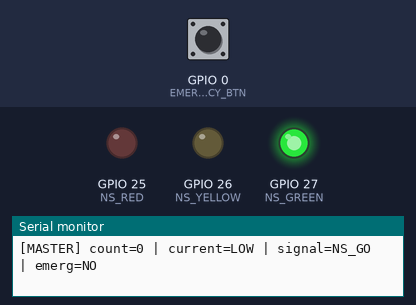
This sketch was run on a simulated ESP32. Shown: output pins drawn as LEDs (lit = HIGH), the last lines printed to the serial monitor. Inputs (shaded band) come from the test bench; at power-on: GPIO 0 (EMERGENCY_BTN) HIGH. No radio packets arrive unless stated.

Above: at 2.9 s.
3.0 s: GPIO 0 (EMERGENCY_BTN) pulled LOW for 0.15 s
At 4.0 s:
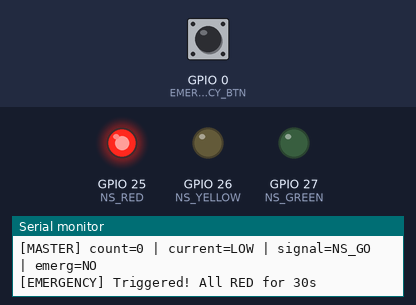
At 18.3 s:
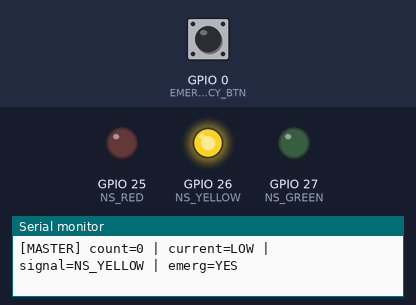
Timing chart, 0 to 51.5 s (numbered marks = the images above; inputs shaded):
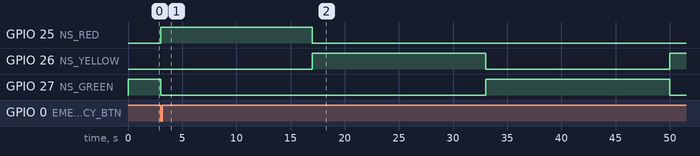

The sketch:

atcs.ino
```cpp
/*
 * atcs.ino — Adaptive Traffic Control System
 * Platform: ESP32 (Arduino framework)
 *
 * 5 FreeRTOS Tasks:
 *   Priority 5 — Emergency Handler  (ISR + task)
 *   Priority 4 — Signal Controller  (adaptive timing)
 *   Priority 3 — Density Reader     (UART from RPi)
 *   Priority 2 — Junction Sync      (NRF24L01 Master/Slave)
 *   Priority 1 — Display Monitor    (serial logging)
 *
 * UART from RPi: GPIO16 (RX), GPIO17 (TX), 115200 baud
 * Emergency button: GPIO0 (with interrupt)
 *
 * LED pins:
 *   North-South: RED=25, YELLOW=26, GREEN=27
 *   East-West:   RED=14, YELLOW=12, GREEN=13
 */

#include <Arduino.h>
#include <ArduinoJson.h>
#include <RF24.h>
#include <SPI.h>
#include <nRF24L01.h>

// ─── Configuration Toggle ────────────────────────────────────────────────────
// Set to 1 for c_esp32 (City Centre - Master)
// Set to 0 for o_esp32 (Outskirt - Slave)
#define IS_C_ESP32 1

// ─── Pin Definitions ─────────────────────────────────────────────────────────
#define NS_RED 25
#define NS_YELLOW 26
#define NS_GREEN 27
#define EMERGENCY_BTN 0 // Boot button on most DevKit boards

// NRF24L01 SPI Pins (VSPI default: SCK=18, MISO=19, MOSI=23)
#define CE_PIN 4
#define CSN_PIN 5

// ─── NRF24 Setup ─────────────────────────────────────────────────────────────
RF24 radio(CE_PIN, CSN_PIN);
const byte address[6] = "ATCS1";

typedef struct {
  char city_density[12];
  bool city_emergency;
} SyncPacket_t;

// ─── Adaptive Timing (seconds) ───────────────────────────────────────────────
#define TIME_LOW 17
#define TIME_MEDIUM 30
#define TIME_HIGH 45
#define TIME_CONGESTED 60
#define TIME_YELLOW 3
#define TIME_EMERGENCY_HOLD 30

// ─── Shared Data (protected by mutex) ────────────────────────────────────────
typedef struct {
  int vehicle_count;
  char current_density[12];
  char predicted_density[12];
  bool emergency_active;

  // Remote data from Master (used by Slave)
  char city_density[12];
  bool city_emergency;
  uint32_t last_sync_time;
} TrafficData_t;

TrafficData_t trafficData = {0, "LOW", "LOW", false, "LOW", false, 0};

// ─── FreeRTOS Handles ────────────────────────────────────────────────────────
SemaphoreHandle_t xMutex;
SemaphoreHandle_t xEmergencySem;
QueueHandle_t xDensityQueue;

// ─── Signal State ────────────────────────────────────────────────────────────
typedef enum { NS_GO, NS_YELLOW_PHASE, EW_GO, EW_YELLOW_PHASE } SignalState_t;
volatile SignalState_t signalState = NS_GO;

// ─────────────────────────────────────────────────────────────────────────────
// Helpers
// ─────────────────────────────────────────────────────────────────────────────
void setSignal(bool ns_red, bool ns_yellow, bool ns_green) {
  digitalWrite(NS_RED, ns_red);
  digitalWrite(NS_YELLOW, ns_yellow);
  digitalWrite(NS_GREEN, ns_green);
}

void allRed() { setSignal(HIGH, LOW, LOW); }

int getGreenTime(const char *density) {
  if (strcmp(density, "CONGESTED") == 0)
    return TIME_CONGESTED;
  else if (strcmp(density, "HIGH") == 0)
    return TIME_HIGH;
  else if (strcmp(density, "MEDIUM") == 0)
    return TIME_MEDIUM;
  else
    return TIME_LOW;
}

// ─────────────────────────────────────────────────────────────────────────────
// Task 1 — Emergency Handler (Priority 5)
// ─────────────────────────────────────────────────────────────────────────────
void IRAM_ATTR emergencyISR() {
  BaseType_t xHigherPriorityTaskWoken = pdFALSE;
  xSemaphoreGiveFromISR(xEmergencySem, &xHigherPriorityTaskWoken);
  portYIELD_FROM_ISR(xHigherPriorityTaskWoken);
}

void taskEmergencyHandler(void *pvParams) {
  while (true) {
    if (xSemaphoreTake(xEmergencySem, portMAX_DELAY) == pdTRUE) {
      bool allowEmergency = true;

#if !IS_C_ESP32
      // For outskirt, if city is congested or in emergency, deny local
      // emergency priority
      if (xSemaphoreTake(xMutex, pdMS_TO_TICKS(100)) == pdTRUE) {
        if (trafficData.city_emergency ||
            strcmp(trafficData.city_density, "CONGESTED") == 0 ||
            strcmp(trafficData.city_density, "HIGH") == 0) {
          allowEmergency = false;
        }
        xSemaphoreGive(xMutex);
      }
#endif

      if (!allowEmergency) {
        Serial.println(
            "[EMERGENCY] Local push denied: City priority overrides.");
        continue;
      }

      Serial.println("[EMERGENCY] Triggered! All RED for 30s");
      allRed();

      if (xSemaphoreTake(xMutex, pdMS_TO_TICKS(100)) == pdTRUE) {
        trafficData.emergency_active = true;
        xSemaphoreGive(xMutex);
      }

      vTaskDelay(pdMS_TO_TICKS(TIME_EMERGENCY_HOLD * 1000));

      if (xSemaphoreTake(xMutex, pdMS_TO_TICKS(100)) == pdTRUE) {
        trafficData.emergency_active = false;
        xSemaphoreGive(xMutex);
      }

      Serial.println("[EMERGENCY] Cleared. Resuming normal operation.");
    }
  }
}

// ─────────────────────────────────────────────────────────────────────────────
// Task 2 — Signal Controller (Priority 4)
// ─────────────────────────────────────────────────────────────────────────────
void taskSignalController(void *pvParams) {
  char density[12];
  int greenTimeNS;
  int greenTimeEW;

  while (true) {
    bool localEmergency = false;
    bool cityEmergency = false;
    char cityDensity[12] = "LOW";

    if (xSemaphoreTake(xMutex, pdMS_TO_TICKS(100)) == pdTRUE) {
      localEmergency = trafficData.emergency_active;
      cityEmergency = trafficData.city_emergency;
      strncpy(density, trafficData.current_density, sizeof(density));
      strncpy(cityDensity, trafficData.city_density, sizeof(cityDensity));
      xSemaphoreGive(xMutex);
    }

    if (localEmergency) {
      vTaskDelay(pdMS_TO_TICKS(500));
      continue;
    }

#if !IS_C_ESP32
    // Slave specific behavior
    if (cityEmergency) {
      Serial.println(
          "[SIGNAL] City is in EMERGENCY! Freezing Outskirt to ALL RED.");
      allRed();
      vTaskDelay(pdMS_TO_TICKS(1000));
      continue;
    }
#endif

// Calculate green times
#if IS_C_ESP32
    // Master relies strictly on its own density
    greenTimeNS = getGreenTime(density);
    greenTimeEW = getGreenTime(density);
#else
    // Slave adjusts based on city. Assuming NS feeds the city.
    greenTimeNS = getGreenTime(density);
    greenTimeEW = getGreenTime(density);

    if (strcmp(cityDensity, "HIGH") == 0 ||
        strcmp(cityDensity, "CONGESTED") == 0) {
      Serial.println("[SIGNAL] City Priority Mode active.");
      greenTimeNS = TIME_LOW; // Restrict flow into the city
      greenTimeEW =
          TIME_CONGESTED; // Allow cross traffic or flow away from city to clear
    }
#endif

    // NS green phase
    signalState = NS_GO;
    setSignal(LOW, LOW, HIGH); // Green
    Serial.printf("[SIGNAL] GREEN for %ds (local: %s)\n", greenTimeNS, density);
    vTaskDelay(pdMS_TO_TICKS(greenTimeNS * 1000));

    // NS yellow phase
    signalState = NS_YELLOW_PHASE;
    setSignal(LOW, HIGH, LOW); // Yellow
    vTaskDelay(pdMS_TO_TICKS(TIME_YELLOW * 1000));

    // Re-read before EW phase
    if (xSemaphoreTake(xMutex, pdMS_TO_TICKS(100)) == pdTRUE) {
      localEmergency = trafficData.emergency_active;
      xSemaphoreGive(xMutex);
    }
    if (localEmergency)
      continue;

    // EW green phase (Simulated cross-traffic, our light is RED)
    signalState = EW_GO;
    setSignal(HIGH, LOW, LOW); // Red
    Serial.printf("[SIGNAL] RED for %ds (Cross-traffic is green)\n",
                  greenTimeEW);
    vTaskDelay(pdMS_TO_TICKS(greenTimeEW * 1000));

    // EW yellow phase (Simulated cross-traffic yellow)
    signalState = EW_YELLOW_PHASE;
    setSignal(HIGH, LOW, LOW); // Red
    vTaskDelay(pdMS_TO_TICKS(TIME_YELLOW * 1000));
  }
}

// ─────────────────────────────────────────────────────────────────────────────
// Task 3 — Density Reader (Priority 3)
// ─────────────────────────────────────────────────────────────────────────────
void taskDensityReader(void *pvParams) {
  String line;
  vTaskDelay(pdMS_TO_TICKS(2000));
  while (Serial2.available())
    Serial2.read();

  while (true) {
    if (Serial2.available()) {
      line = Serial2.readStringUntil('\n');
      line.trim();

      if (line.length() == 0 || line[0] != '{')
        continue;

      StaticJsonDocument<256> doc;
      DeserializationError err = deserializeJson(doc, line);

      if (!err) {
        bool emergency_from_cam = doc["emergency"] | false;
        if (emergency_from_cam) {
          xSemaphoreGive(xEmergencySem);
        }

        if (xSemaphoreTake(xMutex, pdMS_TO_TICKS(100)) == pdTRUE) {
          trafficData.vehicle_count = doc["vehicle_count"] | 0;
          strncpy(trafficData.current_density, doc["current_density"] | "LOW",
                  sizeof(trafficData.current_density));
          strncpy(trafficData.predicted_density,
                  doc["predicted_density"] | "LOW",
                  sizeof(trafficData.predicted_density));
          xSemaphoreGive(xMutex);
        }
      }
    }
    vTaskDelay(pdMS_TO_TICKS(100));
  }
}

// ─────────────────────────────────────────────────────────────────────────────
// Task 4 — Junction Sync (Priority 2)
// NRF24L01 Master/Slave communication
// ─────────────────────────────────────────────────────────────────────────────
void taskJunctionSync(void *pvParams) {
  if (!radio.begin()) {
    Serial.println("[NRF] Radio hardware is not responding!");
    vTaskSuspend(NULL); // Suspend task if hardware fails
  }

  radio.setPALevel(RF24_PA_MAX);
  radio.setDataRate(RF24_250KBPS); // Better range, cuts through interference

#if IS_C_ESP32
                                   // Master Mode
  radio.openWritingPipe(address);
  radio.stopListening();
  SyncPacket_t packet;

  while (true) {
    if (xSemaphoreTake(xMutex, pdMS_TO_TICKS(100)) == pdTRUE) {
      strncpy(packet.city_density, trafficData.current_density,
              sizeof(packet.city_density));
      packet.city_emergency = trafficData.emergency_active;
      xSemaphoreGive(xMutex);

      bool ok = radio.write(&packet, sizeof(packet));
      if (!ok) {
        // Packet failed to send (no ack), normal in noisy environments
      }
    }
    vTaskDelay(pdMS_TO_TICKS(2000)); // Broadcast every 2 seconds
  }
#else
                                   // Slave Mode
  radio.openReadingPipe(0, address);
  radio.startListening();
  SyncPacket_t packet;

  while (true) {
    if (radio.available()) {
      radio.read(&packet, sizeof(packet));

      if (xSemaphoreTake(xMutex, pdMS_TO_TICKS(100)) == pdTRUE) {
        strncpy(trafficData.city_density, packet.city_density,
                sizeof(trafficData.city_density));
        trafficData.city_emergency = packet.city_emergency;
        trafficData.last_sync_time = millis();
        xSemaphoreGive(xMutex);
      }
    }

    // Timeout check: If no data received from City in 10s, revert to default
    if (xSemaphoreTake(xMutex, pdMS_TO_TICKS(100)) == pdTRUE) {
      if (millis() - trafficData.last_sync_time > 10000) {
        strncpy(trafficData.city_density, "LOW",
                sizeof(trafficData.city_density));
        trafficData.city_emergency = false;
      }
      xSemaphoreGive(xMutex);
    }

    vTaskDelay(pdMS_TO_TICKS(100));
  }
#endif
}

// ─────────────────────────────────────────────────────────────────────────────
// Task 5 — Display Monitor (Priority 1)
// ─────────────────────────────────────────────────────────────────────────────
void taskDisplayMonitor(void *pvParams) {
  const char *stateNames[] = {"NS_GO", "NS_YELLOW", "EW_GO", "EW_YELLOW"};

  while (true) {
    if (xSemaphoreTake(xMutex, pdMS_TO_TICKS(100)) == pdTRUE) {
#if IS_C_ESP32
      Serial.printf("[MASTER] count=%d | current=%s | signal=%s | emerg=%s\n",
                    trafficData.vehicle_count, trafficData.current_density,
                    stateNames[signalState],
                    trafficData.emergency_active ? "YES" : "NO");
#else
      Serial.printf(
          "[SLAVE] local=%s | city=%s | signal=%s | emerg=%s(city:%s)\n",
          trafficData.current_density, trafficData.city_density,
          stateNames[signalState], trafficData.emergency_active ? "YES" : "NO",
          trafficData.city_emergency ? "YES" : "NO");
#endif
      xSemaphoreGive(xMutex);
    }
    vTaskDelay(pdMS_TO_TICKS(2000));
  }
}

// ─────────────────────────────────────────────────────────────────────────────
// Setup & Loop
// ─────────────────────────────────────────────────────────────────────────────
void setup() {
  Serial.begin(115200);
  Serial2.begin(115200, SERIAL_8N1, 16, 17); // RX=16, TX=17

  // LED pins
  pinMode(NS_RED, OUTPUT);
  pinMode(NS_YELLOW, OUTPUT);
  pinMode(NS_GREEN, OUTPUT);
  allRed();

  // Emergency button
  pinMode(EMERGENCY_BTN, INPUT_PULLUP);
  attachInterrupt(digitalPinToInterrupt(EMERGENCY_BTN), emergencyISR, FALLING);

  // FreeRTOS primitives
  xMutex = xSemaphoreCreateMutex();
  xEmergencySem = xSemaphoreCreateBinary();
  xDensityQueue = xQueueCreate(5, sizeof(TrafficData_t));

  // Create tasks
  xTaskCreatePinnedToCore(taskEmergencyHandler, "Emergency", 2048, NULL, 5,
                          NULL, 1);
  xTaskCreatePinnedToCore(taskSignalController, "Signal", 4096, NULL, 4, NULL,
                          1);
  xTaskCreatePinnedToCore(taskDensityReader, "Density", 4096, NULL, 3, NULL, 1);
  xTaskCreatePinnedToCore(taskJunctionSync, "Sync", 3072, NULL, 2, NULL,
                          0); // Increased stack for NRF
  xTaskCreatePinnedToCore(taskDisplayMonitor, "Monitor", 2048, NULL, 1, NULL,
                          0);

#if IS_C_ESP32
  Serial.println("[ATCS] c_esp32 (Master) System started.");
#else
  Serial.println("[ATCS] o_esp32 (Slave) System started.");
#endif
}

void loop() {
  // Empty — FreeRTOS scheduler handles everything
  vTaskDelay(portMAX_DELAY);
}
```
